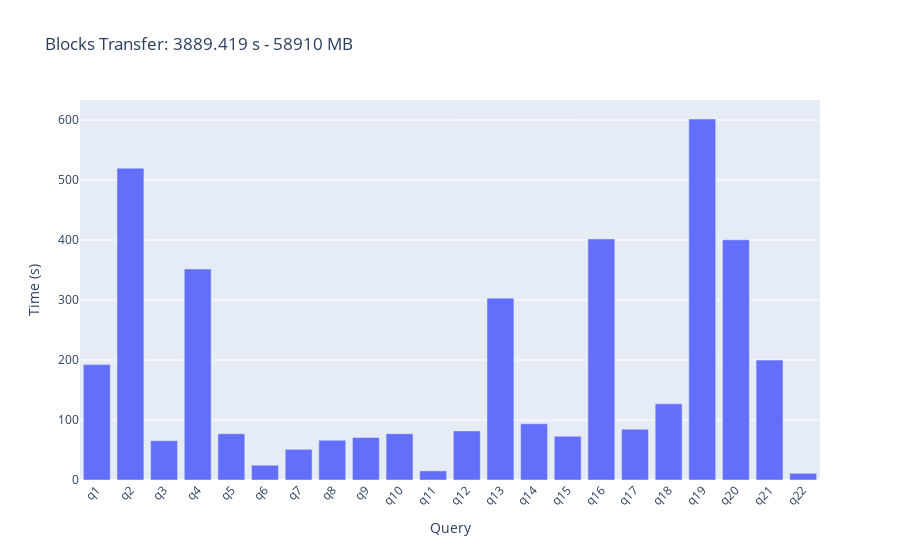

Notebook cell for this chart:
### Code cell
fig = go.Figure()
fig.add_trace(go.Bar(x=mean_time.index, y=mean_time["transferred_time"], name='Blocks Transfer Time'))
fig.update_layout(barmode='group', xaxis_tickangle=-45, title='Blocks Transfer: ' + str(transfer_time) + " s - " + str(transfer_bytes) + " MB", xaxis_title='Query', yaxis_title='Time (s)')
fig.show()

### Figure 1 — Plotly figure (JSON) as saved in the notebook; plotly's stock layout.template omitted (floating-point values rounded to 4 significant figures)
{"data": [{"name": "Blocks Transfer Time", "type": "bar", "x": ["q1", "q2", "q3", "q4", "q5", "q6", "q7", "q8", "q9", "q10", "q11", "q12", "q13", "q14", "q15", "q16", "q17", "q18", "q19", "q20", "q21", "q22"], "y": [192.3, 519.8, 65.45, 351.6, 77.05, 24.63, 51.08, 66.37, 70.85, 77.2, 15.22, 81.89, 303.1, 93.7, 72.83, 401.8, 84.55, 126.9, 601.8, 400.3, 199.9, 11.13]}], "layout": {"barmode": "group", "title": {"text": "Blocks Transfer: 3889.419 s - 58910 MB"}, "xaxis": {"tickangle": -45, "title": {"text": "Query"}}, "yaxis": {"title": {"text": "Time (s)"}}}}
